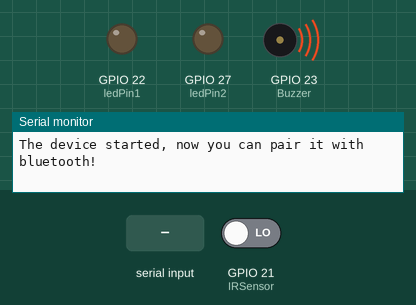
This sketch was run on a simulated ESP32. On the bench: output pins drawn as LEDs (lit = HIGH), buzzer (waves = sounding, pin HIGH), the last lines printed to the serial monitor. The inputs (shaded band) are chosen by the test bench; at power-on: GPIO 21 (IRSensor) LOW. Nothing arrives over Bluetooth unless stated.

Above: at 5.8 s.
5.9 s: "a\n" received over the second serial link
At 8.7 s:
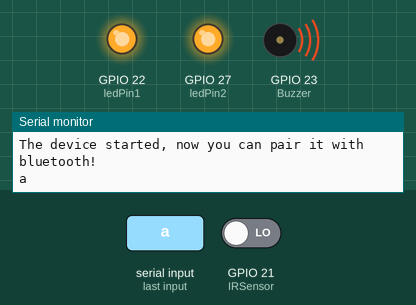
9.2 s: GPIO 21 (IRSensor) driven HIGH
At 10.9 s:
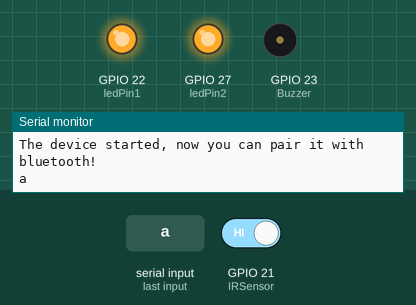
12.5 s: "b\n" received over the second serial link
At 12.8 s:
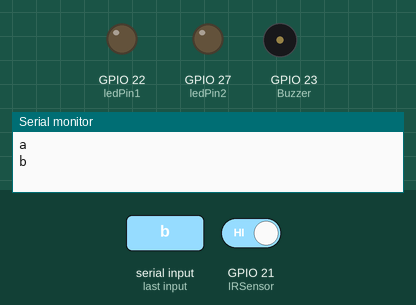
15.8 s: GPIO 21 (IRSensor) driven LOW
At 16.6 s:
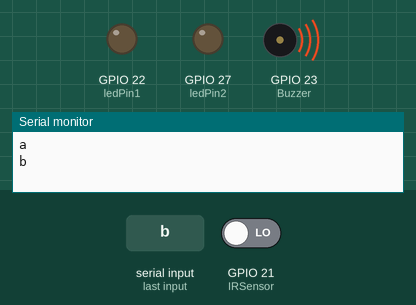
Timing chart, 0 to 18.8 s (numbered marks = the images above; inputs shaded):
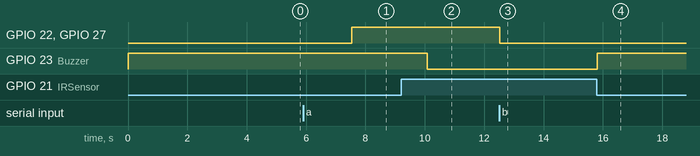

Measured:
- after the input at 5.9 s, GPIO 22 (ledPin1), GPIO 27 (ledPin2): LOW → HIGH after 1.6 s
- after the input at 9.2 s, GPIO 23 (Buzzer): HIGH → LOW after 0.88 s
- after the input at 12.5 s, GPIO 22 (ledPin1), GPIO 27 (ledPin2): HIGH → LOW at once
- after the input at 15.8 s, GPIO 23 (Buzzer): LOW → HIGH at once

The sketch:

ESP32.ino
```cpp
// Libraries
#include "BluetoothSerial.h"

// Checking if bluetooth is on
#if !defined(CONFIG_BT_ENABLED) || !defined(CONFIG_BLUEDROID_ENABLED)
#error Bluetooth is not enabled! Please run `make menuconfig` to and enable it
#endif

// Bluetooth
BluetoothSerial SerialBT;

// GPIO Components
const int ledPin1 = 22;
const int ledPin2 = 27;
const int Buzzer =  23;
const int IRSensor = 21;

// Auxilary variables
String message = "";
char incomingChar;
String IRSensorString = "";


void setup() {
  pinMode(Buzzer, OUTPUT);
  pinMode(ledPin1, OUTPUT);
  pinMode(ledPin2, OUTPUT);
  pinMode(IRSensor, INPUT);
  Serial.begin(115200);

  // Bluetooth device name
  SerialBT.begin("Don't Sleep Glasses");
  Serial.println("The device started, now you can pair it with bluetooth!");
}

void loop() {
  int statusSensor = digitalRead (IRSensor);

  if (statusSensor == 1) {
    digitalWrite(Buzzer, LOW);
  }

  if (statusSensor == 0) {
    digitalWrite(Buzzer, HIGH);
    SerialBT.println(statusSensor);
    delay(2500);
  }

  // Read received messages
  if (SerialBT.available()){
    char incomingChar = SerialBT.read();
    if (incomingChar != '\n'){
      message += String(incomingChar);
    }
    else{
      message = "";
    }
    Serial.write(incomingChar);
  }
  // Check received message and control output accordingly
  if (message =="a"){
    digitalWrite(ledPin1, HIGH);
    digitalWrite(ledPin2, HIGH);
    message = "";

  }
  if (message =="b"){
    digitalWrite(ledPin1, LOW);
    digitalWrite(ledPin2, LOW);
    message = "";

  }
  delay(20);
}
```
